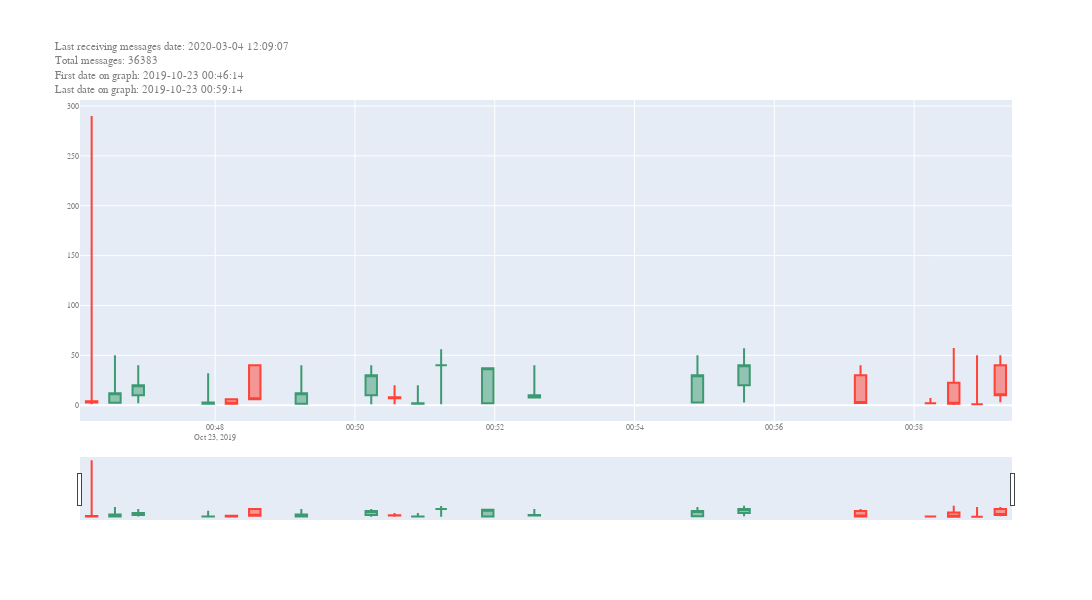

Notebook source saved alongside this figure:
### Code cell
# STEP 5

df = pd.DataFrame(columns = ['unix_timestamp', 'min_price', 'max_price', 'open_price', 'close_price'])

tr_handling_messages = None
last_receiving_datetime = None
total_received_messages = 0
current_timestamp = 0
max_timestamp = 0
receiving_process_running = True

cancel_process = False

error_counter = 0
handling_messages()
draw_graph()

### Figure 1 — Plotly figure (JSON) as saved in the notebook; plotly's stock layout.template omitted (floating-point values rounded to 4 significant figures)
{"data": [{"close": [2.584, 12, 20, 2.584, 1.5, 6, 12, 30, 7, 2, 40, 37.1, 10, 30, 40, 2.16, 1.8, 1.3, 1, 10], "high": [290, 50, 40, 32, 6, 40, 40, 40, 20, 20, 56, 37.1, 40, 50, 57.14, 40, 7.26, 57.26, 50, 50], "low": [1, 2.5, 1.8, 1.5, 1.5, 6, 1.5, 1, 1, 1, 1, 1, 7.59, 2.7, 2.7, 2.16, 1.8, 0.2, 1, 3], "open": [4.0, 2.5, 10, 1.5, 6, 40, 1.5, 10, 7.92, 1.5, 40, 1.8, 7.59, 2.7, 20, 30, 1.8, 22.5, 1, 40], "type": "candlestick", "x": ["2019-10-23T00:46:14", "2019-10-23T00:46:34", "2019-10-23T00:46:54", "2019-10-23T00:47:54", "2019-10-23T00:48:14", "2019-10-23T00:48:34", "2019-10-23T00:49:14", "2019-10-23T00:50:14", "2019-10-23T00:50:34", "2019-10-23T00:50:54", "2019-10-23T00:51:14", "2019-10-23T00:51:54", "2019-10-23T00:52:34", "2019-10-23T00:54:54", "2019-10-23T00:55:34", "2019-10-23T00:57:14", "2019-10-23T00:58:14", "2019-10-23T00:58:34", "2019-10-23T00:58:54", "2019-10-23T00:59:14"]}], "layout": {"font": {"color": "#7f7f7f", "family": "Courier New, monospace", "size": 8}, "height": 600, "title": {"text": "Last receiving messages date: 2020-03-04 12:09:07<br>Total messages: 36383<br>First date on graph: 2019-10-23 00:46:14<br>Last date on graph: 2019-10-23 00:59:14"}, "width": 1200, "xaxis": {"autorange": true, "range": ["2019-10-23 00:46:04", "2019-10-23 00:59:24"], "rangeslider": {"autorange": true, "range": ["2019-10-23 00:46:04", "2019-10-23 00:59:24"], "yaxis": {"_template": null, "rangemode": "match"}}, "type": "date"}, "yaxis": {"autorange": true, "range": [-15.9, 306.1]}}}
